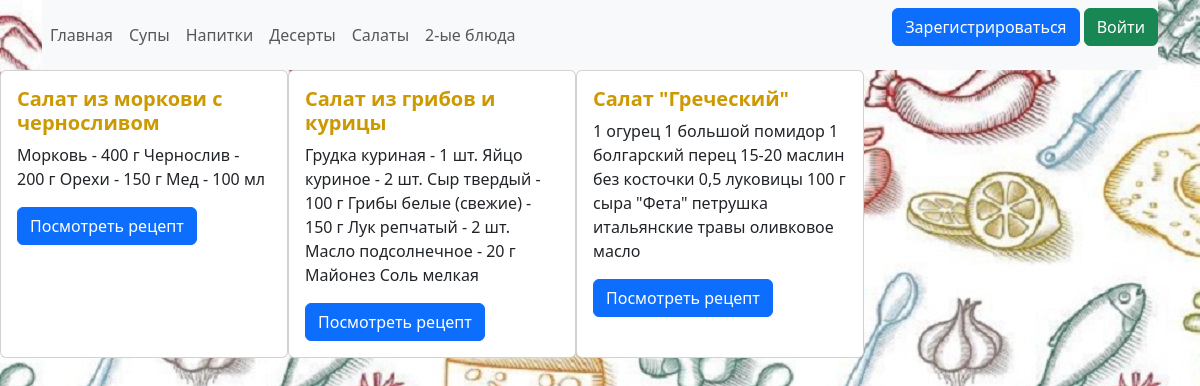
The app's page /salads with its own data.
### data/recipes.py (models this page shows)
class Recipe(SqlAlchemyBase, SerializerMixin):
    __tablename__ = 'recipes'
    id = sqlalchemy.Column(sqlalchemy.Integer,
                           primary_key=True, autoincrement=True)
    name = sqlalchemy.Column(sqlalchemy.String, nullable=True)
    ingredients = sqlalchemy.Column(sqlalchemy.TEXT, nullable=True)
    recipe = sqlalchemy.Column(sqlalchemy.TEXT)

### main.py (the view)
@app.route('/salads')
def salads():
    db_sess = db_session.create_session()
    temp = [el.id for el in db_sess.query(RecCat).filter(RecCat.id_cats == 5).all()]
    salads = db_sess.query(Recipe).filter(Recipe.id.in_(temp)).all()
    return render_template('list_salads.html', salads=salads, title='Салаты')

### data/db_session.py (called while the page is built)
def create_session() -> Session:
    global __factory
    return __factory()

### templates/list_salads.html
{% extends "base.html" %}
{% block content %}
<div style="display: flex;">
    {% for salad in salads %}
        <div class="card" style="width: 18rem;">
              <div class="card-body">
                <h5 class="card-title"><font color="cc9900"><b>{{salad.name}}</b></font></h5>
                <p class="card-text">{{salad.ingredients}}</p>
                <a href="{{ url_for('salad', pk=salad.id) }}" class="btn btn-primary">Посмотреть рецепт</a>
              </div>
        </div>
    {% endfor %}
</div>
{% endblock %}

### records on screen
Recipe: name "Салат из моркови с черносливом", ingredients "Морковь - 400 г Чернослив - 200 г Орехи - 150 г Мед - 100 мл"
Recipe: name "Cалат из грибов и курицы", ingredients "Грудка куриная - 1 шт. Яйцо куриное - 2 шт. Сыр твердый - 100 г Грибы белые (свежие) - 150 г Лук репчатый - 2 шт. Масло подсолнечное - 20 г Майонез Соль мелкая"
Recipe: name "Салат \"Греческий\"", ingredients "1 огурец 1 большой помидор 1 болгарский перец 15-20 маслин без косточки 0,5 луковицы 100 г сыра \"Фета\" петрушка итальянские травы оливковое масло"
